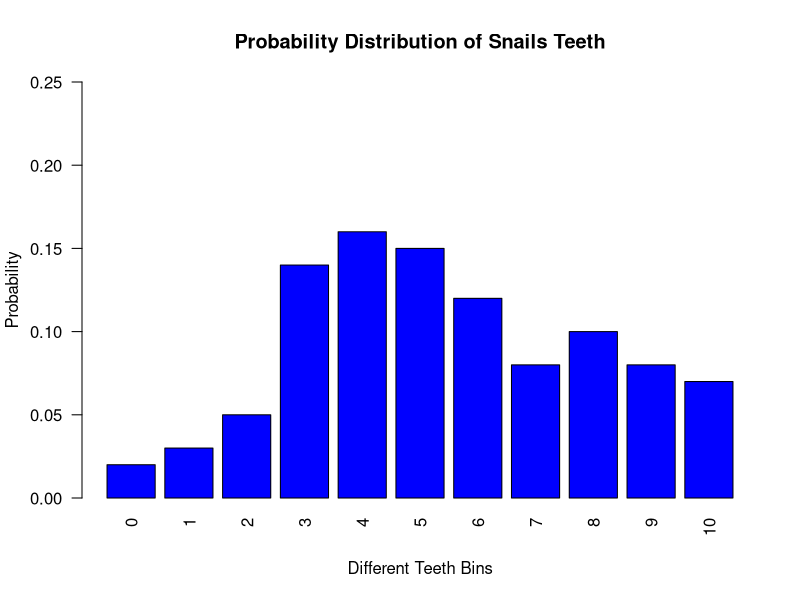
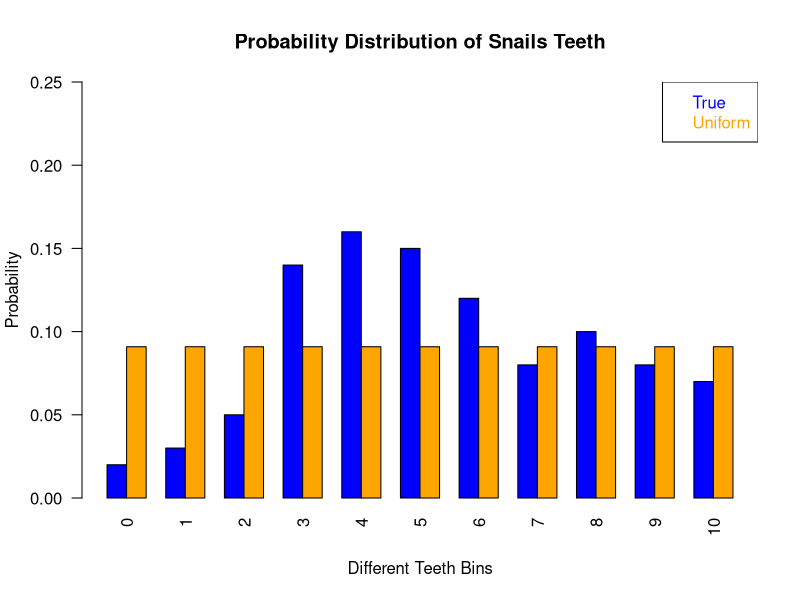
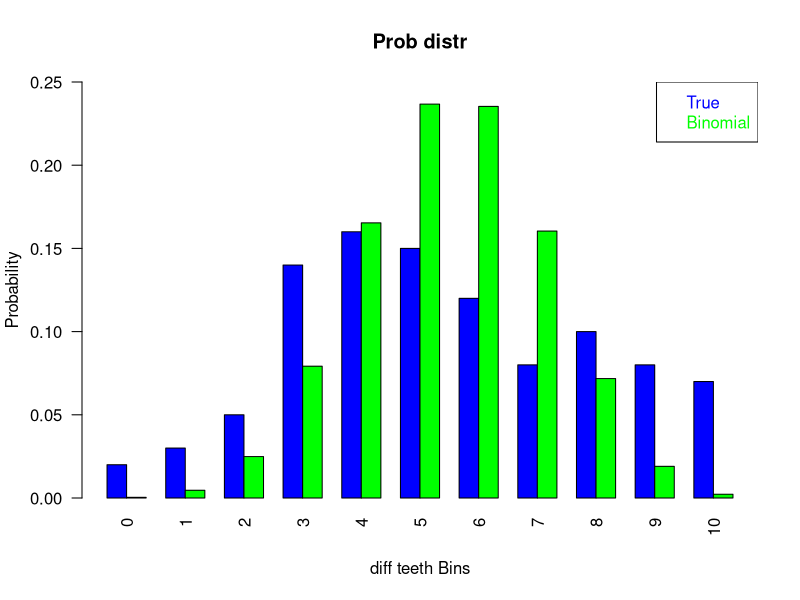
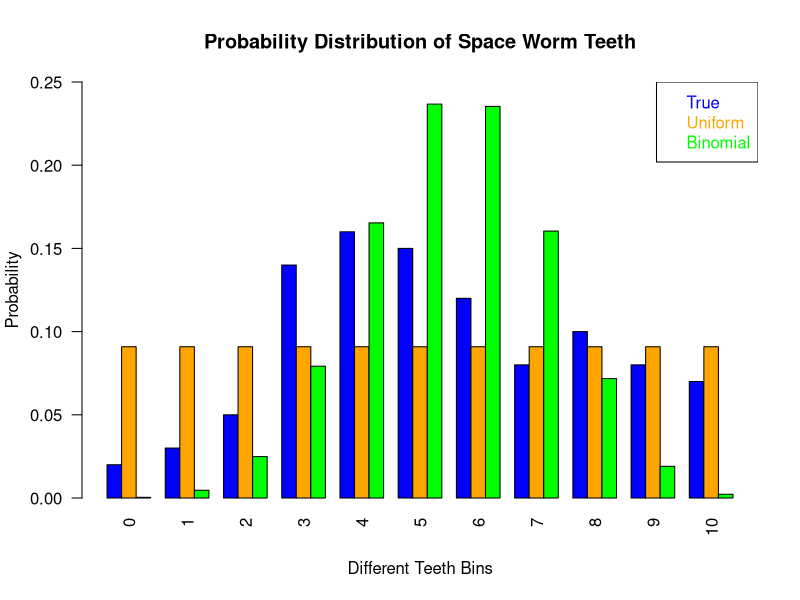

The R script that drew these images, in order:
## ---- chunk 1

true_data = c(0.02, 0.03, 0.05, 0.14, 0.16, 0.15, 0.12, 0.08, 0.1, 0.08, 0.07)
num_teeth = c(0, seq(length(true_data) - 1))

## ---- chunk 2

sum(true_data) == 1

# let's visualize the distribution
barplot(true_data, main = "Probability Distribution of Snails Teeth", 
        xlab = "Different Teeth Bins", ylab = "Probability", las = 2, col = "blue",
        names.arg = num_teeth, ylim = c(0,0.25))
#Checking legend error with chartJSRadar --- Uncomment line below to plot the legend
#legend("topright", legend = c("True"), text.col = c("blue"))


## let's model the true distribution using uniform distribution 
## In uniform distribution every event happens with equal probability
## ---- chunk 3
unif_data = c(rep(1/11, 11))
unif_data
## ---- chunk 4
## table is created just for plotting reasons
tab_data = cbind(true_data, unif_data)

## question - make a box plot containing both true and uniform distribution with proper labels
barplot(t(tab_data), main = "Probability Distribution of Snails Teeth", 
        xlab = "Different Teeth Bins", ylab = "Probability", las = 2, col = c("blue", "orange"),
        names.arg = num_teeth, beside=TRUE,  ylim = c(0,0.25))
legend("topright", legend = c("True", "Uniform"), text.col = c("blue", "orange"))

## Let's approximate the true distribution with binomial distribution

## The mean of a binomial distribution is given by np and it's variance by np(1-p)
# i.e expected number of successes if you run n trials
## ---- chunk 5
exp_teeth = sum(true_data*num_teeth)

# exp_teeth = np (where n = 10) i.e. exp_teeth = 10*p, let's get p
## ---- chunk 6
p = exp_teeth/10

# next we need to obtain the probability of binomial success given this p
## ---- chunk 7
bino_probability = function(p, k, n){
  fact_value = c(factorial(n)/c(factorial(k)*factorial(n-k)))
  p_k = p^k
  q_k = c(1-p)^(n-k)
  success_prob = fact_value*p_k*q_k
  success_prob
}

## creating binomial probabilities of occurance of all events
bino_prob =bino_probability(p,k = num_teeth, n=10)
#dbinom(num_teeth, size=10, prob=10)
#dbinom(num_teeth, prob=p, size=10)
## creating a table for plotting purposses only
tab_data =cbind(true_data, bino_prob)
## let's plot both distributions at once
barplot(t(tab_data),main = "Prob distr",xlab ="diff teeth Bins", ylab = "Probability", las =2, col =c("blue","green"), names.arg = num_teeth, beside =TRUE, ylim=c(0,0.25))
legend("topright", legend =c("True", "Binomial"), text.col=c("blue", "green"))

## let's put all three distributions in one plot

## ---- chunk 8
tab_data = cbind(cbind(true_data,unif_data), bino_prob)
## let's plot both distributions at once
barplot(t(tab_data), main = "Probability Distribution of Space Worm Teeth", 
        xlab = "Different Teeth Bins", ylab = "Probability", las = 2, col = c("blue", "orange","green"),
        names.arg = num_teeth, beside=TRUE,  ylim = c(0,0.25))
legend("topright", legend = c("True","Uniform", "Binomial"), text.col = c("blue","orange", "green"))

## let's write function to get KL divergenc
## ---- chunk 9
klpq_dv = function(p_probs, q_probs){
  kl_div = 0
  for(i in 1:length(p_probs)){
    kl_div = kl_div + p_probs[i]*log(p_probs[i]/q_probs[i])#INSERT CODE HERE
  }
  kl_div
}

print(paste("KL(True|Uniform): ", klpq_dv(true_data,unif_data)))
print(paste("KL(True|Binomial): ", klpq_dv(true_data,bino_prob)))
